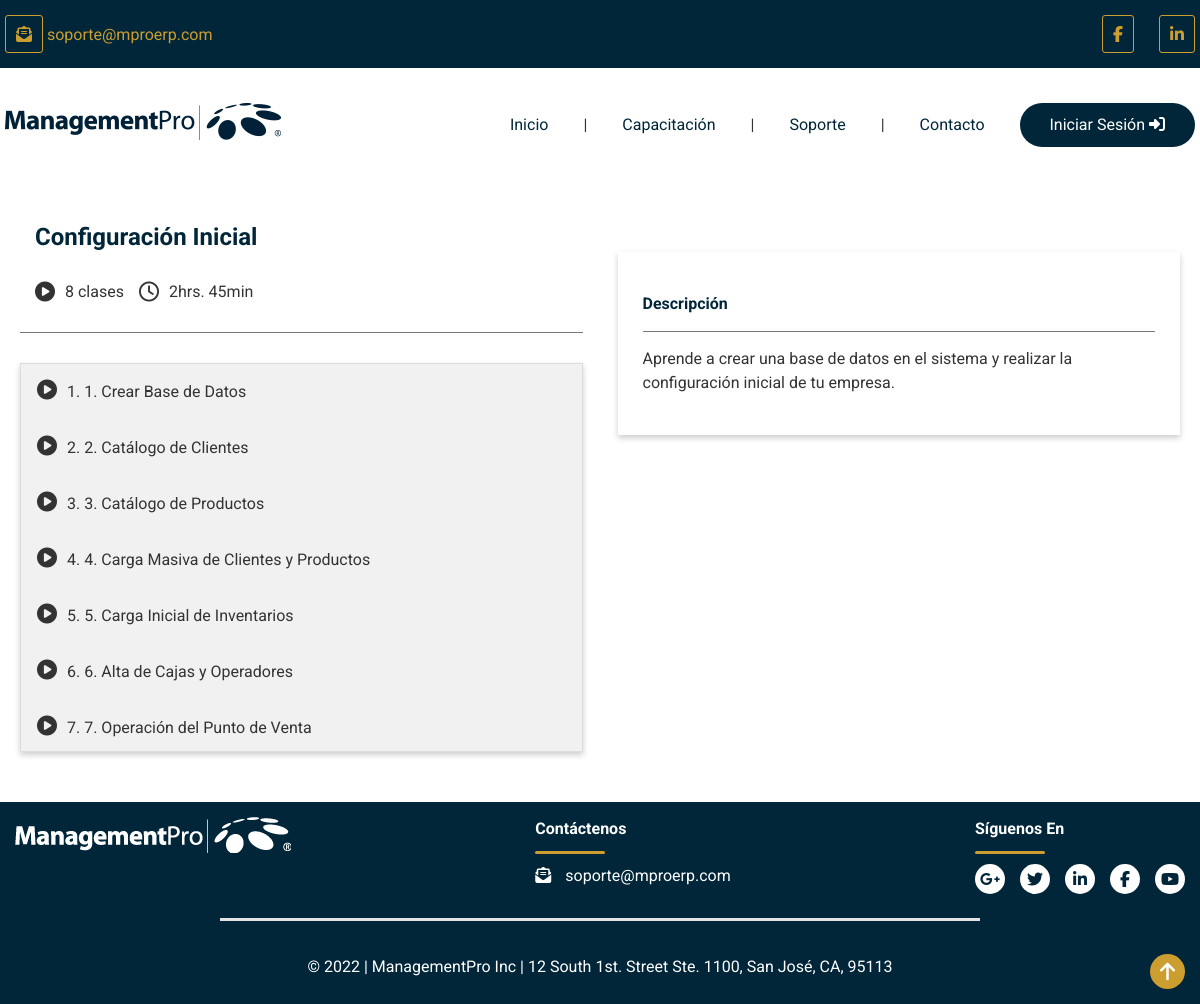
The page /capacitacion/studio/?id=1 on the database as committed earlier.
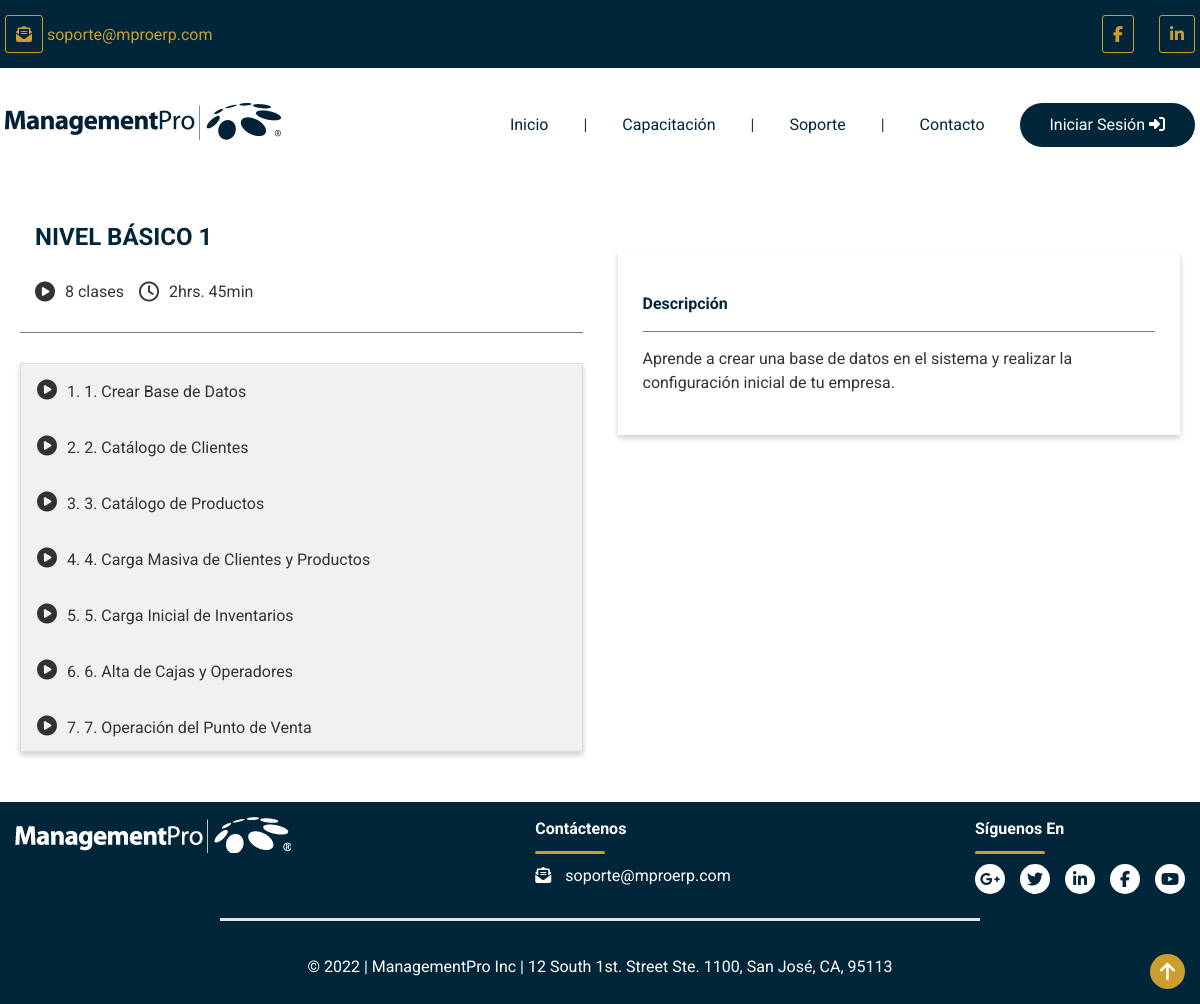
The same page on the database as committed later.
### tables this page shows
CREATE TABLE `curso` (
  `Cr_Cve_Curso` decimal(18,0) NOT NULL,
  `Cr_Titulo` varchar(50) DEFAULT NULL,
  `Cr_Subtitulo` varchar(50) DEFAULT NULL,
  `Cr_Descripcion` text NOT NULL,
  `Oper_Alta` varchar(15) NOT NULL,
  `Fecha_Alta` date NOT NULL,
  `Oper_Modif` varchar(15) NOT NULL,
  `Fecha_Modif` date NOT NULL,
  `Oper_Baja` varchar(15) NOT NULL DEFAULT '"',
  `Fecha_Baja` date DEFAULT NULL,
  `Es_Cve_Estado` varchar(4) DEFAULT NULL
);

### inc/conexion.php (called while the page is built, shortened)
<?php
    function Get_Youtube_Id($url){
      preg_match('/(http(s|):|)\/\/(www\.|)yout(.*?)\/(embed\/|watch.*?v=|)([a-z_A-Z0-9\-]{11})/i', $url, $results);
      return $results[6];
    }
?>

### capacitacion/studio/index.php (the view, shortened to what this page needs)
<?php
  include ("../../inc/conexion.php");
  $base_page = '../../';
  $idCurso = trim(isset($_GET['id'])?$_GET['id']:'');
?>
<!DOCTYPE html>
<html lang="en">
  <head>
    <link rel="stylesheet" href="<?php echo $base_page; ?>css/site.css" />
    <link rel="stylesheet" href="<?php echo $base_page; ?>movil.css" />
    <link rel="stylesheet" href="<?php echo $base_page; ?>ipad.css" />
    <link
      rel="stylesheet"
      href="https://cdnjs.cloudflare.com/ajax/libs/animate.css/4.1.1/animate.min.css"
    />
  </head>
  <body>
    <?php
        $page_base = '../../';
        include "../../inc/base/header-white.php";
        $query="SELECT * FROM Curso WHERE Cr_Cve_Curso = '$idCurso'";
        $result = mysqli_query($conn, $query);
        $row = mysqli_fetch_assoc($result);
        $iTitulo = $row['Cr_Subtitulo'];
        $query="SELECT * FROM Curso_Video WHERE Cr_Cve_Curso = '$idCurso'";
        $result = mysqli_query($conn, $query);
        $numClases = mysqli_num_rows($result);
        ?>
    <div class="division ancho">
      <div class="playlist">
        <h2 class="subtitulo_azul" id="txtTitulo"><?php echo $iTitulo; ?></h2>
        <div class="tiempo">
        <div class="check">
          <i class="tamañoicono fa-solid fa-circle-play"></i>
          <p><?php echo $numClases; ?> clases</p>
        </div>
        <div class="check">
          <i class="tamañoicono fa-regular fa-clock"></i>
          <p>2hrs. 45min</p>
        </div>
        </div>
        <hr />
        <div class="menutabs">
        <?php
        $iDescripcion = '';
        $iRow = 0;
        while ($row = mysqli_fetch_assoc($result)){
            $iRow+=1;
            if($iRow==1){
                $iDescripcion = $row['Cv_Descripcion'];
            }
            $IdYoutube = Get_Youtube_Id($row['Cv_Url']);
        ?>
            <div class="check-video">
                <a
                    href="#op1"
                    onclick="LoadVideoId('<?php echo $row['Cv_Cve_Curso_Video']; ?>')"
                    id="cv<?php echo $row['Cv_Cve_Curso_Video']; ?>"
                    class="link"
                    cv-titulo="<?php echo $row['Cv_Titulo']; ?>"
                    cv-descripcion="<?php echo $row['Cv_Descripcion']; ?>"
                    cv-url="<?php echo $row['Cv_Url']; ?>"
                    cv-id-youtube="<?php echo $IdYoutube; ?>">
                    <i class="tamañoicono fa-solid fa-circle-play"></i>
                    <?php echo $row['Cv_Cve_Curso_Video']; ?>. <?php echo $row['Cv_Titulo']; ?>
                </a>
            </div>
        <?php
        }
        ?>
        </div>
      </div>
      <section id="contenedor_tabs">
        <article id="op1">
          <div class="descripcion">
            <p class="negritas">Descripción</p>
            <hr />
            <p id="txtDescripcion"><?php echo $iDescripcion; ?></p>
          </div>
        </article>
      </section>
    </div>
    <footer>
      <div id="contenidofooter" class="ancho">
        <a href="<?php echo $page_base ?>">
          <figure>
            <img src="<?php echo $page_base ?>imagenes/logo_gris.png" alt="" />
          </figure>
        </a>
        <div id="centro">
          <b>Contáctenos</b>
          <hr />
          <a href="mailto:soporte@mproerp.com"
            ><i class="separaricono fa-solid fa-envelope-open-text"></i>
            <span>soporte@mproerp.com</span></a
          >
        </div>
        <div id="derecha">
          <b>Síguenos En</b>
          <hr />
          <div class="redesociales">
            <a href="#" class="circuloredes">
              <i class="fa-brands fa-google-plus-g"></i>
            </a>
            <a
              href="https://twitter.com/mproerp"
              target="_blank"
              class="circuloredes"
            >
              <i class="fa-brands fa-twitter"></i>
            </a>
            <a
              href="https://www.linkedin.com/company/managementpro"
              target="_blank"
              class="circuloredes"
            >
              <i class="fa-brands fa-linkedin-in"></i>
            </a>
            <a
              href="https://www.facebook.com/mproerp"
              target="_blank"
              class="circuloredes"
            >
              <i class="fa-brands fa-facebook-f"></i>
            </a>
            <a
              href="https://www.youtube.com/c/ManagementProERP"
              target="_blank"
              class="circuloredes"
            >
              <i class="fa-brands fa-youtube"></i>
            </a>
          </div>
        </div>
      </div>
      <br />
      <hr />
      <br />
      <div class="ancho" id="copy">
        <p>
          &copy; 2022 | ManagementPro Inc | 12 South 1st. Street Ste. 1100, San
          José, CA, 95113
        </p>
      </div>
    </footer>
  </body>
</html>

Rows that differ between the two databases and show on the page:
changed curso: Cr_Subtitulo "Configuración Inicial" → "NIVEL BÁSICO 1"
